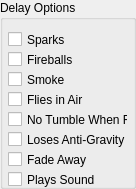
    <widget class="QGroupBox" name="IDC_DEATH_DELAY_GROUP">
      <property name="geometry">
        <rect>
          <x>168</x>
          <y>16</y>
          <width>136</width>
          <height>189</height>
        </rect>
      </property>
      <property name="title">
        <string>Delay Options</string>
      </property>
      <property name="visible">
        <bool>true</bool>
      </property>
      <property name="enabled">
        <bool>true</bool>
      </property>
      <property name="flat">
        <bool>false</bool>
      </property>
      <widget class="QCheckBox" name="IDC_DEATH_DELAY_SPARKS">
        <property name="geometry">
          <rect>
            <x>8</x>
            <y>30</y>
            <width>120</width>
            <height>19</height>
          </rect>
        </property>
        <property name="text">
          <string>Sparks</string>
        </property>
        <property name="visible">
          <bool>true</bool>
        </property>
        <property name="enabled">
          <bool>true</bool>
        </property>
      </widget>
      <widget class="QCheckBox" name="IDC_DEATH_DELAY_FIREBALLS">
        <property name="geometry">
          <rect>
            <x>8</x>
            <y>50</y>
            <width>120</width>
            <height>19</height>
          </rect>
        </property>
        <property name="text">
          <string>Fireballs</string>
        </property>
        <property name="visible">
          <bool>true</bool>
        </property>
        <property name="enabled">
          <bool>true</bool>
        </property>
      </widget>
      <widget class="QCheckBox" name="IDC_DEATH_DELAY_SMOKE">
        <property name="geometry">
          <rect>
            <x>8</x>
            <y>70</y>
            <width>120</width>
            <height>19</height>
          </rect>
        </property>
        <property name="text">
          <string>Smoke</string>
        </property>
        <property name="visible">
          <bool>true</bool>
        </property>
        <property name="enabled">
          <bool>true</bool>
        </property>
      </widget>
      <widget class="QCheckBox" name="IDC_DEATH_DELAY_FLYING">
        <property name="geometry">
          <rect>
            <x>8</x>
            <y>90</y>
            <width>120</width>
            <height>19</height>
          </rect>
        </property>
        <property name="text">
          <string>Flies in Air</string>
        </property>
        <property name="visible">
          <bool>true</bool>
        </property>
        <property name="enabled">
          <bool>true</bool>
        </property>
      </widget>
      <widget class="QCheckBox" name="IDC_DEATH_DELAY_NO_TUMBLE">
        <property name="geometry">
          <rect>
            <x>8</x>
            <y>110</y>
            <width>120</width>
            <height>19</height>
          </rect>
        </property>
        <property name="text">
          <string>No Tumble When Fly</string>
        </property>
        <property name="visible">
          <bool>true</bool>
        </property>
        <property name="enabled">
          <bool>true</bool>
        </property>
      </widget>
      <widget class="QCheckBox" name="IDC_DEATH_DELAY_LOSES_ANTIGRAV">
        <property name="geometry">
          <rect>
            <x>8</x>
            <y>130</y>
            <width>120</width>
            <height>19</height>
          </rect>
        </property>
        <property name="text">
          <string>Loses Anti-Gravity</string>
        </property>
        <property name="visible">
          <bool>true</bool>
        </property>
        <property name="enabled">
          <bool>true</bool>
        </property>
      </widget>
      <widget class="QCheckBox" name="IDC_DEATH_DELAY_FADE_AWAY">
        <property name="geometry">
          <rect>
            <x>8</x>
            <y>150</y>
            <width>120</width>
            <height>19</height>
          </rect>
        </property>
        <property name="text">
          <string>Fade Away</string>
        </property>
        <property name="visible">
          <bool>true</bool>
        </property>
        <property name="enabled">
          <bool>true</bool>
        </property>
      </widget>
      <widget class="QCheckBox" name="IDC_DEATH_DELAY_SOUND">
        <property name="geometry">
          <rect>
            <x>8</x>
            <y>170</y>
            <width>120</width>
            <height>19</height>
          </rect>
        </property>
        <property name="text">
          <string>Plays Sound</string>
        </property>
        <property name="visible">
          <bool>true</bool>
        </property>
        <property name="enabled">
          <bool>true</bool>
        </property>
      </widget>
    </widget>
